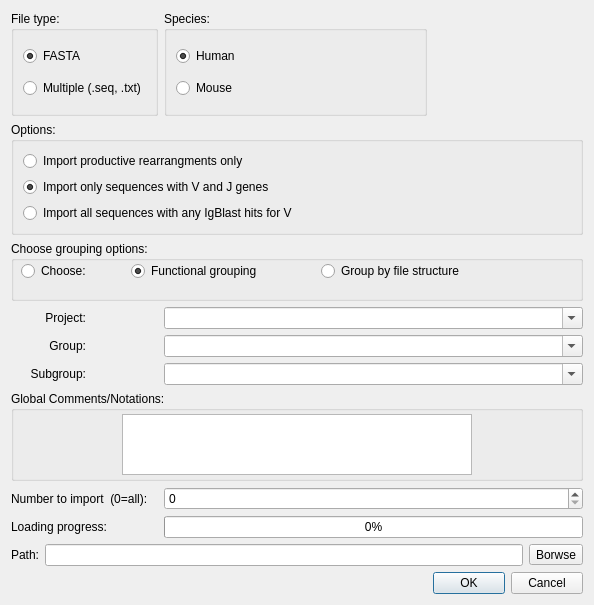
<?xml version="1.0" encoding="UTF-8"?>
<ui version="4.0">
 <class>DialogImport</class>
 <widget class="QDialog" name="DialogImport">
  <property name="geometry">
   <rect>
    <x>0</x>
    <y>0</y>
    <width>594</width>
    <height>605</height>
   </rect>
  </property>
  <property name="maximumSize">
   <size>
    <width>800</width>
    <height>16777215</height>
   </size>
  </property>
  <property name="focusPolicy">
   <enum>Qt::TabFocus</enum>
  </property>
  <property name="windowTitle">
   <string>Import Sequence Options</string>
  </property>
  <property name="toolTip">
   <string>Choose options for sequence import</string>
  </property>
  <layout class="QGridLayout" name="gridLayout">
   <item row="0" column="0">
    <widget class="QGroupBox" name="groupBox">
     <property name="title">
      <string>File type:</string>
     </property>
     <layout class="QVBoxLayout" name="verticalLayout">
      <item>
       <widget class="QRadioButton" name="radioButFASTA">
        <property name="text">
         <string>FASTA</string>
        </property>
        <property name="checked">
         <bool>true</bool>
        </property>
       </widget>
      </item>
      <item>
       <widget class="QRadioButton" name="radioButIndSeq">
        <property name="text">
         <string>Multiple (.seq, .txt)</string>
        </property>
       </widget>
      </item>
     </layout>
    </widget>
   </item>
   <item row="0" column="1">
    <widget class="QGroupBox" name="groupBox_2">
     <property name="title">
      <string>Species:</string>
     </property>
     <layout class="QVBoxLayout" name="verticalLayout_2">
      <item>
       <widget class="QRadioButton" name="radioButHuman">
        <property name="text">
         <string>Human</string>
        </property>
        <property name="checked">
         <bool>true</bool>
        </property>
       </widget>
      </item>
      <item>
       <widget class="QRadioButton" name="radioButMouse">
        <property name="text">
         <string>Mouse</string>
        </property>
       </widget>
      </item>
     </layout>
    </widget>
   </item>
   <item row="1" column="0" colspan="3">
    <widget class="QGroupBox" name="groupBox_4">
     <property name="title">
      <string>Options:</string>
     </property>
     <layout class="QGridLayout" name="gridLayout_2">
      <item row="2" column="0">
       <widget class="QRadioButton" name="rdoAll">
        <property name="text">
         <string>Import all sequences with any IgBlast hits for V</string>
        </property>
       </widget>
      </item>
      <item row="1" column="0">
       <widget class="QRadioButton" name="rdoVandJ">
        <property name="text">
         <string>Import only sequences with V and J genes</string>
        </property>
        <property name="checked">
         <bool>true</bool>
        </property>
       </widget>
      </item>
      <item row="0" column="0">
       <widget class="QRadioButton" name="rdoProductive">
        <property name="text">
         <string>Import productive rearrangments only</string>
        </property>
       </widget>
      </item>
     </layout>
    </widget>
   </item>
   <item row="2" column="0" colspan="3">
    <widget class="QGroupBox" name="groupBox_5">
     <property name="minimumSize">
      <size>
       <width>0</width>
       <height>60</height>
      </size>
     </property>
     <property name="maximumSize">
      <size>
       <width>16777215</width>
       <height>60</height>
      </size>
     </property>
     <property name="title">
      <string>Choose grouping options:</string>
     </property>
     <widget class="QRadioButton" name="rdoChoose">
      <property name="geometry">
       <rect>
        <x>10</x>
        <y>20</y>
        <width>111</width>
        <height>20</height>
       </rect>
      </property>
      <property name="focusPolicy">
       <enum>Qt::TabFocus</enum>
      </property>
      <property name="toolTip">
       <string>Select grouping from choices below</string>
      </property>
      <property name="layoutDirection">
       <enum>Qt::LeftToRight</enum>
      </property>
      <property name="text">
       <string>Choose:</string>
      </property>
     </widget>
     <widget class="QRadioButton" name="checkBoxFileStruc">
      <property name="geometry">
       <rect>
        <x>310</x>
        <y>20</y>
        <width>171</width>
        <height>20</height>
       </rect>
      </property>
      <property name="toolTip">
       <string>use folder structure to group</string>
      </property>
      <property name="text">
       <string>Group by file structure</string>
      </property>
     </widget>
     <widget class="QRadioButton" name="rdoFunction">
      <property name="geometry">
       <rect>
        <x>120</x>
        <y>20</y>
        <width>152</width>
        <height>20</height>
       </rect>
      </property>
      <property name="toolTip">
       <string>Will group based on heavy/kappa/lambda, Functional, Reading frame</string>
      </property>
      <property name="text">
       <string>Functional grouping</string>
      </property>
      <property name="checked">
       <bool>true</bool>
      </property>
     </widget>
    </widget>
   </item>
   <item row="3" column="0">
    <widget class="QLabel" name="label">
     <property name="minimumSize">
      <size>
       <width>75</width>
       <height>0</height>
      </size>
     </property>
     <property name="maximumSize">
      <size>
       <width>75</width>
       <height>16777215</height>
      </size>
     </property>
     <property name="layoutDirection">
      <enum>Qt::LeftToRight</enum>
     </property>
     <property name="text">
      <string>Project:</string>
     </property>
     <property name="alignment">
      <set>Qt::AlignRight|Qt::AlignTrailing|Qt::AlignVCenter</set>
     </property>
    </widget>
   </item>
   <item row="3" column="1" colspan="2">
    <widget class="QComboBox" name="comboBoxProject">
     <property name="minimumSize">
      <size>
       <width>280</width>
       <height>0</height>
      </size>
     </property>
     <property name="layoutDirection">
      <enum>Qt::LeftToRight</enum>
     </property>
     <property name="editable">
      <bool>true</bool>
     </property>
     <property name="currentText">
      <string/>
     </property>
     <property name="currentIndex">
      <number>0</number>
     </property>
     <item>
      <property name="text">
       <string/>
      </property>
     </item>
     <item>
      <property name="text">
       <string>None</string>
      </property>
     </item>
    </widget>
   </item>
   <item row="4" column="0">
    <widget class="QLabel" name="label_2">
     <property name="minimumSize">
      <size>
       <width>75</width>
       <height>0</height>
      </size>
     </property>
     <property name="maximumSize">
      <size>
       <width>75</width>
       <height>16777215</height>
      </size>
     </property>
     <property name="layoutDirection">
      <enum>Qt::LeftToRight</enum>
     </property>
     <property name="text">
      <string>Group:</string>
     </property>
     <property name="alignment">
      <set>Qt::AlignRight|Qt::AlignTrailing|Qt::AlignVCenter</set>
     </property>
    </widget>
   </item>
   <item row="4" column="1" colspan="2">
    <widget class="QComboBox" name="comboBoxGroup">
     <property name="minimumSize">
      <size>
       <width>280</width>
       <height>0</height>
      </size>
     </property>
     <property name="layoutDirection">
      <enum>Qt::LeftToRight</enum>
     </property>
     <property name="editable">
      <bool>true</bool>
     </property>
     <property name="currentText">
      <string/>
     </property>
     <property name="currentIndex">
      <number>0</number>
     </property>
     <item>
      <property name="text">
       <string/>
      </property>
     </item>
     <item>
      <property name="text">
       <string>None</string>
      </property>
     </item>
    </widget>
   </item>
   <item row="5" column="0">
    <widget class="QLabel" name="label_3">
     <property name="minimumSize">
      <size>
       <width>75</width>
       <height>0</height>
      </size>
     </property>
     <property name="maximumSize">
      <size>
       <width>75</width>
       <height>16777215</height>
      </size>
     </property>
     <property name="layoutDirection">
      <enum>Qt::LeftToRight</enum>
     </property>
     <property name="text">
      <string>Subgroup:</string>
     </property>
     <property name="alignment">
      <set>Qt::AlignRight|Qt::AlignTrailing|Qt::AlignVCenter</set>
     </property>
    </widget>
   </item>
   <item row="5" column="1" colspan="2">
    <widget class="QComboBox" name="comboBoxSubgroup">
     <property name="minimumSize">
      <size>
       <width>280</width>
       <height>0</height>
      </size>
     </property>
     <property name="layoutDirection">
      <enum>Qt::LeftToRight</enum>
     </property>
     <property name="editable">
      <bool>true</bool>
     </property>
     <property name="currentText">
      <string/>
     </property>
     <property name="currentIndex">
      <number>0</number>
     </property>
     <item>
      <property name="text">
       <string/>
      </property>
     </item>
     <item>
      <property name="text">
       <string>None</string>
      </property>
     </item>
    </widget>
   </item>
   <item row="6" column="0" colspan="3">
    <widget class="QGroupBox" name="groupBox_3">
     <property name="minimumSize">
      <size>
       <width>350</width>
       <height>0</height>
      </size>
     </property>
     <property name="maximumSize">
      <size>
       <width>16777215</width>
       <height>90</height>
      </size>
     </property>
     <property name="title">
      <string>Global Comments/Notations:</string>
     </property>
     <layout class="QHBoxLayout" name="horizontalLayout">
      <property name="leftMargin">
       <number>3</number>
      </property>
      <property name="topMargin">
       <number>3</number>
      </property>
      <property name="rightMargin">
       <number>3</number>
      </property>
      <property name="bottomMargin">
       <number>3</number>
      </property>
      <item>
       <widget class="QPlainTextEdit" name="txtComment">
        <property name="maximumSize">
         <size>
          <width>350</width>
          <height>16777215</height>
         </size>
        </property>
       </widget>
      </item>
     </layout>
    </widget>
   </item>
   <item row="7" column="0">
    <widget class="QLabel" name="label_4">
     <property name="text">
      <string>Number to import  (0=all):</string>
     </property>
    </widget>
   </item>
   <item row="7" column="1" colspan="2">
    <widget class="QSpinBox" name="MaxImport">
     <property name="minimumSize">
      <size>
       <width>200</width>
       <height>0</height>
      </size>
     </property>
     <property name="maximum">
      <number>100000000</number>
     </property>
     <property name="singleStep">
      <number>100</number>
     </property>
    </widget>
   </item>
   <item row="8" column="0">
    <widget class="QLabel" name="labelpct">
     <property name="enabled">
      <bool>true</bool>
     </property>
     <property name="text">
      <string>Loading progress:</string>
     </property>
    </widget>
   </item>
   <item row="9" column="0" colspan="3">
    <layout class="QHBoxLayout" name="horizontalLayout_2">
     <item>
      <widget class="QLabel" name="label_5">
       <property name="text">
        <string>Path:</string>
       </property>
      </widget>
     </item>
     <item>
      <widget class="QLineEdit" name="lineEdit">
       <property name="readOnly">
        <bool>true</bool>
       </property>
      </widget>
     </item>
     <item>
      <widget class="QToolButton" name="toolButton">
       <property name="text">
        <string>Borwse</string>
       </property>
      </widget>
     </item>
    </layout>
   </item>
   <item row="10" column="0" colspan="2">
    <spacer name="horizontalSpacer">
     <property name="orientation">
      <enum>Qt::Horizontal</enum>
     </property>
     <property name="sizeHint" stdset="0">
      <size>
       <width>40</width>
       <height>20</height>
      </size>
     </property>
    </spacer>
   </item>
   <item row="10" column="2">
    <widget class="QDialogButtonBox" name="buttonBox">
     <property name="maximumSize">
      <size>
       <width>150</width>
       <height>16777215</height>
      </size>
     </property>
     <property name="standardButtons">
      <set>QDialogButtonBox::Cancel|QDialogButtonBox::Ok</set>
     </property>
    </widget>
   </item>
   <item row="8" column="1" colspan="2">
    <widget class="QProgressBar" name="progressBar">
     <property name="sizePolicy">
      <sizepolicy hsizetype="Expanding" vsizetype="Fixed">
       <horstretch>0</horstretch>
       <verstretch>20</verstretch>
      </sizepolicy>
     </property>
     <property name="minimumSize">
      <size>
       <width>50</width>
       <height>20</height>
      </size>
     </property>
     <property name="sizeIncrement">
      <size>
       <width>0</width>
       <height>0</height>
      </size>
     </property>
     <property name="baseSize">
      <size>
       <width>0</width>
       <height>20</height>
      </size>
     </property>
     <property name="toolTip">
      <string/>
     </property>
     <property name="autoFillBackground">
      <bool>true</bool>
     </property>
     <property name="value">
      <number>0</number>
     </property>
     <property name="textVisible">
      <bool>true</bool>
     </property>
     <property name="orientation">
      <enum>Qt::Horizontal</enum>
     </property>
     <property name="invertedAppearance">
      <bool>false</bool>
     </property>
     <property name="textDirection">
      <enum>QProgressBar::BottomToTop</enum>
     </property>
    </widget>
   </item>
  </layout>
 </widget>
 <resources/>
 <connections>
  <connection>
   <sender>rdoChoose</sender>
   <signal>pressed()</signal>
   <receiver>comboBoxProject</receiver>
   <slot>setFocus()</slot>
   <hints>
    <hint type="sourcelabel">
     <x>61</x>
     <y>231</y>
    </hint>
    <hint type="destinationlabel">
     <x>194</x>
     <y>285</y>
    </hint>
   </hints>
  </connection>
  <connection>
   <sender>rdoFunction</sender>
   <signal>pressed()</signal>
   <receiver>groupBox_5</receiver>
   <slot>setFocus()</slot>
   <hints>
    <hint type="sourcelabel">
     <x>261</x>
     <y>231</y>
    </hint>
    <hint type="destinationlabel">
     <x>301</x>
     <y>241</y>
    </hint>
   </hints>
  </connection>
  <connection>
   <sender>checkBoxFileStruc</sender>
   <signal>pressed()</signal>
   <receiver>groupBox_5</receiver>
   <slot>setFocus()</slot>
   <hints>
    <hint type="sourcelabel">
     <x>410</x>
     <y>228</y>
    </hint>
    <hint type="destinationlabel">
     <x>392</x>
     <y>248</y>
    </hint>
   </hints>
  </connection>
  <connection>
   <sender>rdoChoose</sender>
   <signal>pressed()</signal>
   <receiver>comboBoxProject</receiver>
   <slot>setFocus()</slot>
   <hints>
    <hint type="sourcelabel">
     <x>42</x>
     <y>229</y>
    </hint>
    <hint type="destinationlabel">
     <x>136</x>
     <y>286</y>
    </hint>
   </hints>
  </connection>
 </connections>
</ui>
